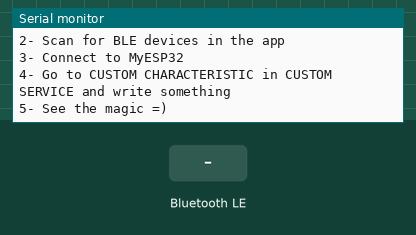
Bench run of a sketch on a simulated ESP32. Shown: the last lines printed to the serial monitor. Inputs (shaded band) come from the test bench. Nothing arrives over Bluetooth unless stated; a phone connects over Bluetooth LE 3 s after start.

Above: at 1.2 s.
1.3 s: Bluetooth LE write "1" received
At 1.8 s:
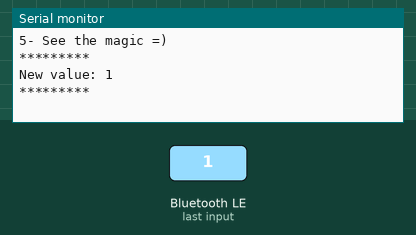
2.8 s: Bluetooth LE write "0" received
At 4.0 s:
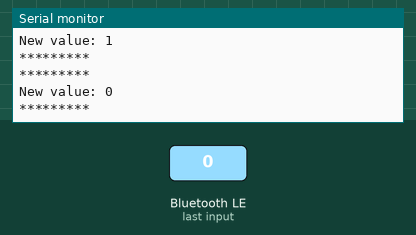
4.3 s: Bluetooth LE write "2" received
At 5.3 s:
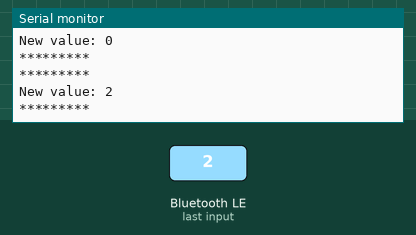

Measured:
- after the input at 1.3 s, the serial monitor: prints a new line at once (image 1)
- after the input at 2.8 s, the serial monitor: prints a new line at once (image 2)
- after the input at 4.3 s, the serial monitor: prints a new line at once (image 3)

The sketch:

ESP32-BLE.ino
```cpp
/*
    Based on Neil Kolban example for IDF: https://github.com/nkolban/esp32-snippets/blob/master/cpp_utils/tests/BLE%20Tests/SampleWrite.cpp
    Ported to Arduino ESP32 by Evandro Copercini
*/

#include <BLEDevice.h>
#include <BLEUtils.h>
#include <BLEServer.h>

#include <BLE2902.h>


// See the following for generating UUIDs:
// https://www.uuidgenerator.net/

//#define ENCODER_LEFT_WHEEL_CHANNEL  1
//#define ENCODER_RIGHT_WHEEL_CHANNEL 2
//#define WEIGHT_SENSOR_CHANNEL 3
//
//uint8_t _weight_value_highbyte, _weight_value_lowbyte;
//uint8_t _encoder_left_value_highbyte, _encoder_
//uint8_t MOTOR_LEFT

#define BLE_NAME "ESP32" //must match filters name in bluetoothterminal.js- navigator.bluetooth.requestDevice
//#define SERVICE_UUID        "6e400001-b5a3-f393-e0a9-e50e24dcca9e" //- must match optional services on navigator.bluetooth.requestDevice
//#define CHARACTERISTIC_UUID "6e400003-b5a3-f393-e0a9-e50e24dcca9e"

//maintain compatability with HM-10
BLEUUID  SERVICE_UUID((uint16_t)0xFFE0); // UART service UUID
BLEUUID CHARACTERISTIC_UUID ((uint16_t)0xFFE1);

/*
 * navigator.bluetooth.requestDevice({

    filters: [{
        name: 'ESP32'
      }],
      optionalServices: ['6e400001-b5a3-f393-e0a9-e50e24dcca9e',
      '6e400002-b5a3-f393-e0a9-e50e24dcca9e',
      '6e400003-b5a3-f393-e0a9-e50e24dcca9e']
    }).
*/


class MyCallbacks: public BLECharacteristicCallbacks {
    void onWrite(BLECharacteristic *pCharacteristic) {
      std::string value = pCharacteristic->getValue();

      if (value.length() > 0) {
        Serial.println("*********");
        Serial.print("New value: ");
        for (int i = 0; i < value.length(); i++)
        {
          Serial.print(value[i]);

        }

        Serial.println();
        Serial.println("*********");

        pCharacteristic->setValue(value +"\n"); // must add seperator \n for it to register on BLE terminal
        pCharacteristic->notify();
      }
    }
};

void setup() {
  Serial.begin(115200);

  Serial.println("1- Download and install an BLE scanner app in your phone");
  Serial.println("2- Scan for BLE devices in the app");
  Serial.println("3- Connect to MyESP32");
  Serial.println("4- Go to CUSTOM CHARACTERISTIC in CUSTOM SERVICE and write something");
  Serial.println("5- See the magic =)");

  BLEDevice::init(BLE_NAME);
  BLEServer *pServer = BLEDevice::createServer();

  BLEService *pService = pServer->createService(SERVICE_UUID);

  BLECharacteristic *pCharacteristic = pService->createCharacteristic(
                                         CHARACTERISTIC_UUID,
                                         BLECharacteristic::PROPERTY_READ |
                                         BLECharacteristic::PROPERTY_WRITE |
                                         BLECharacteristic::PROPERTY_NOTIFY
                                       );

  pCharacteristic->setCallbacks(new MyCallbacks());

  pCharacteristic->addDescriptor(new BLE2902());

  pService->start();

  BLEAdvertising *pAdvertising = pServer->getAdvertising();
  pAdvertising->start();
}

void loop() {
  // put your main code here, to run repeatedly:
  delay(2000);
}
```
